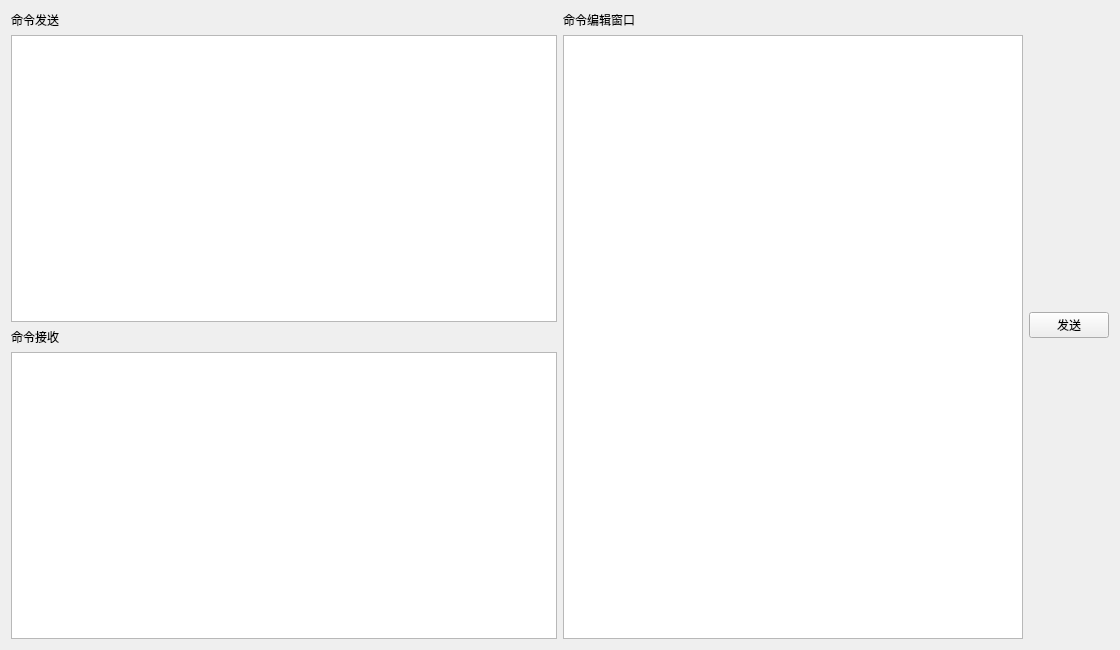
<?xml version="1.0" encoding="UTF-8"?>
<ui version="4.0">
 <class>Frame</class>
 <widget class="QFrame" name="Frame">
  <property name="geometry">
   <rect>
    <x>0</x>
    <y>0</y>
    <width>1120</width>
    <height>650</height>
   </rect>
  </property>
  <property name="windowTitle">
   <string>Frame</string>
  </property>
  <layout class="QHBoxLayout" name="horizontalLayout_3">
   <item>
    <layout class="QHBoxLayout" name="horizontalLayout_2">
     <item>
      <layout class="QVBoxLayout" name="verticalLayout">
       <item>
        <widget class="StrongBodyLabel" name="SendLabel">
         <property name="text">
          <string>命令发送</string>
         </property>
        </widget>
       </item>
       <item>
        <widget class="PlainTextEdit" name="CommandSendWindow">
         <property name="readOnly">
          <bool>true</bool>
         </property>
        </widget>
       </item>
       <item>
        <widget class="StrongBodyLabel" name="ResponseLabel">
         <property name="text">
          <string>命令接收</string>
         </property>
        </widget>
       </item>
       <item>
        <widget class="PlainTextEdit" name="CommandResWindow">
         <property name="readOnly">
          <bool>true</bool>
         </property>
        </widget>
       </item>
      </layout>
     </item>
     <item>
      <layout class="QHBoxLayout" name="horizontalLayout">
       <item>
        <layout class="QVBoxLayout" name="verticalLayout_2">
         <item>
          <widget class="StrongBodyLabel" name="CommandArmRunLogLabel">
           <property name="text">
            <string>命令编辑窗口</string>
           </property>
          </widget>
         </item>
         <item>
          <widget class="PlainTextEdit" name="CommandEditWindow"/>
         </item>
        </layout>
       </item>
       <item>
        <widget class="PushButton" name="CommandSendButton">
         <property name="text">
          <string>发送</string>
         </property>
        </widget>
       </item>
      </layout>
     </item>
    </layout>
   </item>
  </layout>
 </widget>
 <customwidgets>
  <customwidget>
   <class>PushButton</class>
   <extends>QPushButton</extends>
   <header>qfluentwidgets</header>
  </customwidget>
  <customwidget>
   <class>StrongBodyLabel</class>
   <extends>QLabel</extends>
   <header>qfluentwidgets</header>
  </customwidget>
  <customwidget>
   <class>PlainTextEdit</class>
   <extends>QPlainTextEdit</extends>
   <header>qfluentwidgets</header>
  </customwidget>
 </customwidgets>
 <resources/>
 <connections/>
</ui>
